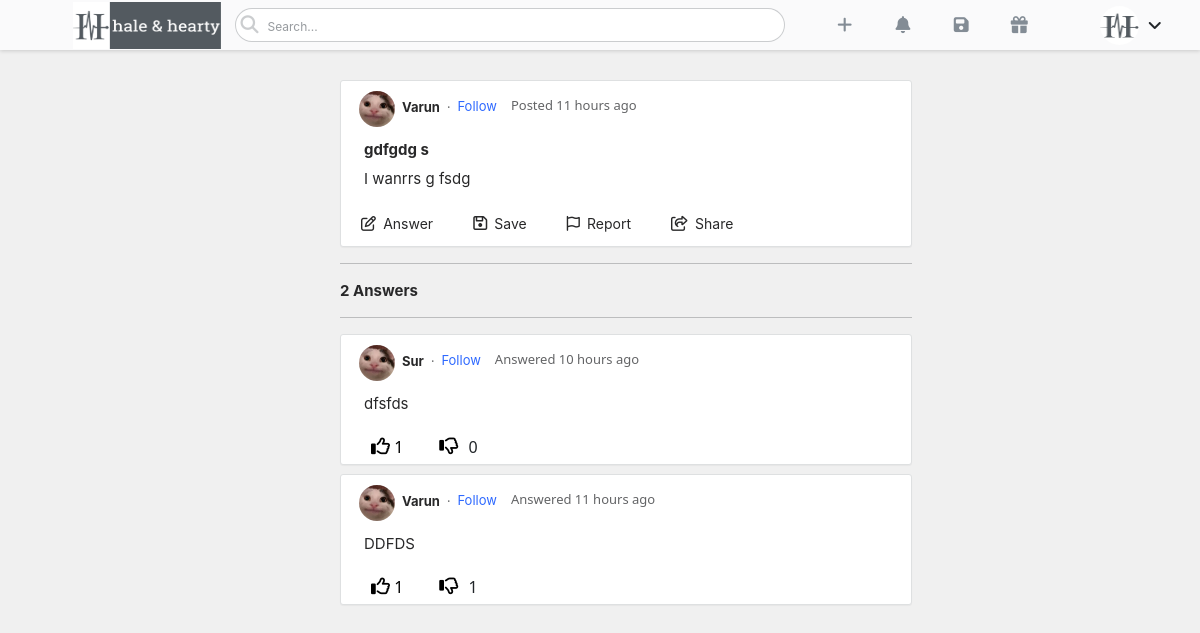
Screenshot of /posts/6/ (signed in) with the database file from the repository.
### main/models.py (models this page shows, shortened)
class Profile(models.Model):
    user = models.OneToOneField(User,on_delete=models.CASCADE)
    image = models.ImageField(default="default.PNG",upload_to = "profile_pics")
    about = models.TextField(default="I am nerd")
    location = models.CharField(max_length=100)
    usercreated = models.DateTimeField(default=now)
    followers = models.ManyToManyField(User,blank=True,related_name="followers")
    coins = models.IntegerField(default=0)

class Post(models.Model):
    author = models.ForeignKey(User,on_delete=models.CASCADE)
    title = models.CharField(max_length=150)
    body = RichTextField(blank = True,null = True)
    created = models.DateTimeField(default=now)
    favourite = models.ManyToManyField(User,related_name="favourite",blank = True)

class Comment(models.Model):
    body = RichTextField(blank = True,null = True)
    user = models.ForeignKey(User,on_delete=models.CASCADE)
    post = models.ForeignKey(Post,on_delete=models.CASCADE,null=True)
    commented = models.DateTimeField(default=now)
    likes = models.ManyToManyField(User,blank=True,related_name="likes")
    dislikes = models.ManyToManyField(User,blank=True,related_name="dislikes")

### main/views.py (the view, shortened to what this page needs)
# urls.py: path('posts/<int:pk>/',PostDetailview.as_view(),name = "post_detail"),
class PostDetailview(View,LoginRequiredMixin):
    def get(self,request,pk,*args,**kwargs):
        if request.user.is_authenticated:
            post = Post.objects.get(pk=pk)
            form = CommentForm()
            commentss = Comment.objects.filter(post=post)
            numberofcomments = len(commentss)
            comments = Comment.objects.filter(post=post).order_by('-commented')
            context = {
                "form":form,
                "post":post,
                'comments':comments,
                'numberofcomments':numberofcomments
            }
            return render(request,"post_detail.html",context)
        else:
            return redirect("/")

### main/forms.py
class CommentForm(forms.ModelForm):
    class Meta:
        model = Comment
        fields = ['body']

### templates/post_detail.html (shortened to what this page needs)
{% load static %}
{% load humanize %}
{% load social_share %}
<!DOCTYPE html>
<html lang="en">
<head>
    <link href="https://cdn.jsdelivr.net/npm/bootstrap@5.1.0/dist/css/bootstrap.min.css" rel="stylesheet">
    <link rel="stylesheet" href="{% static 'css/home.css' %}">
</head>
<body style="background-color: rgba(165, 165, 165, 0.164);">
    <header class="navbarr">
        <div class="logo">
            <a href="{% url 'home' %}"><img src="{% static 'images/logoboi.PNG' %}" class="mylogogpbrr" alt="" width="148px" height="47px" style="cursor: pointer;position: relative;left: 30px;"></a>
        </div>
        <div class="searchdiv">
            <i class="fas fa-search"></i>
            <input type="search" class="searchh" placeholder="Search...">
        </div>
        <div class="iconsdivuser">
            <a href="{% url 'ask_question' %}"><i class="fas fa-plus" data-bs-toggle="tooltip" title = "Ask Questions"></i></a>
            <a href="{% url 'notifications' %}"><i class="fas fa-bell" data-bs-toggle="tooltip" title="Notifications"></i></a>
            <a href="{% url 'saveposts' %}"><i class="fas fa-save" data-bs-toggle="tooltip" title = "Saved Posts"></i></a>
            <a href="{% url 'reddemcoins' %}"><i class="fas fa-gift" data-bs-toggle="tooltip" title = "Redeem Coins"></i></a>
        </div>
        <div class="userdiv">
            <img src="{{user.profile.image.url}}" data-bs-toggle="tooltip" title = "{{request.user}}" width="39px" height="39px" class="userprofilebruh">
            <i class="fas fa-angle-down" onclick="usernav()"></i>
        </div>
    </header>
    <div class="postdivgobrr" style="margin-top: 80px;">
        <div class="postdivheader">
            <img src="{{post.author.profile.image.url}}" alt="" width="36px" height="36px" class="postdivheaderimg">
            <a href="{% url 'profile' post.author.pk %}"><p class="postdivheadername">{{post.author}}</p></a>
            <span>.</span>
            <a href="{% url 'profile' post.author.profile.pk %}"><p class="postdivheaderfollow">Follow</p></a>
            <p class="whenposted">Posted {{post.created|naturaltime}}</p>
        </div>
        <div class="titlestuff">
            <a href="{% url 'post_detail' post.pk %}" target="_blank">
                {{post.title}}
            </a>
        </div>
        <div class="bodystuff">
            {{post.body|safe}}
        </div>
        <div class="bottom-stuff">
            <div class="answer-field" onclick="openasnwerpanel()">
                <i class="far fa-edit"></i>
                <span class="answer">Answer</span>
            </div>
            <a>
                <form action="{% url 'save_post' post.pk %}" id = "plxhelpme" onclick="jajajaja()" method="post">
                    <div class="save-field">
                        <i class="far fa-save"></i>
                        <span class="save">Save</span>
                    </div>
                </form>
            </a>
            <div class="report-field" data-bs-toggle="modal" data-bs-target="#modalofreport">
                <i class="far fa-flag"></i>
                <span class="report">Report</span>
            </div>
            <div class="share-field" data-bs-toggle="modal" data-bs-target="#sharepostshahahhha">
                <i class="far fa-share-square" data-bs-toggle="tooltip" title="Share"></i>
                <span class="share">Share</span>
            </div>
        </div>
  </div>
    <hr width="572px" style="position: relative;left: 340px;">
    {% if comments %}
        <p style="color: #282829;font-family: -apple-system, BlinkMacSystemFont, 'Segoe UI', Roboto, Oxygen, Ubuntu, Cantarell, 'Open Sans', 'Helvetica Neue', sans-serif;font-size: 15px;font-weight: bold;line-height: 21px;margin-left: 340px;">{{numberofcomments}} Answers</p>
        <hr width="572px" style="position: relative;left: 340px;">
    {% endif %}
  {% for comment in comments %}
    <div class="postanswersdiv">
        <div class="topstuff">
            <img src="{{comment.user.profile.image.url}}" width="36px" height="36px" alt="">
            <a href="{% url 'profile' comment.user.profile.pk %}"><p class="username">{{comment.user}}</p></a>
            <span>.</span>
            <a href="{% url 'profile' comment.user.profile.pk %}"><p class="followshit">Follow</p></a>
            <p class="whenanswered">Answered {{comment.commented|naturaltime}}</p>
        </div>
        <div class="bodystuff">
            {{comment.body|safe}}
        </div>
        <div class="bottomstuff" style="display: flex;">
            <form action="{% url 'addlikes' post.pk comment.pk %}" method = "POST">
                <button type="submit" style="background-color: transparent;border: none;outline: none;">
                    <i class="far fa-thumbs-up" style="font-size: 19px;margin-left: 24px;margin-bottom: 7px;" data-bs-toggle="tooltip" data-bs-placement="top" title = "Upvote Answer" onclick="colorblue()" id = "thumbsup"></i>
                    <span>{{comment.likes.all.count}}</span>
                </button>
            </form>
            <form action="{% url 'adddislikes' post.pk comment.pk %}" method = "POST">
                <button type="submit" style="background-color: transparent;border: none;outline: none;">
                    <i class="far fa-thumbs-down" style="font-size: 19px;margin-left: 24px;margin-bottom: 7px;" data-bs-toggle="tooltip" data-bs-placement="bottom" title = "Downvote Answer" onclick="colororange()" id = "thumbsdown"></i>
                </button>
                <span>{{comment.dislikes.all.count}}</span>
            </form>
        </div>
    </div>
  {% endfor %}
</body>
</html>

### rows the page displays
Post: author.profile.image (picture), author "Varun", created "11 hours ago", title "gdfgdg s", body "I wanrrs g fsdg"
Comment: user.profile.image (picture), user "Sur", commented "10 hours ago", body "dfsfds", likes.all.count "1", dislikes.all.count "0"
Comment: user.profile.image (picture), user "Varun", commented "11 hours ago", body "DDFDS", likes.all.count "1", dislikes.all.count "1"

### other values shown
{{ numberofcomments }} "2"
